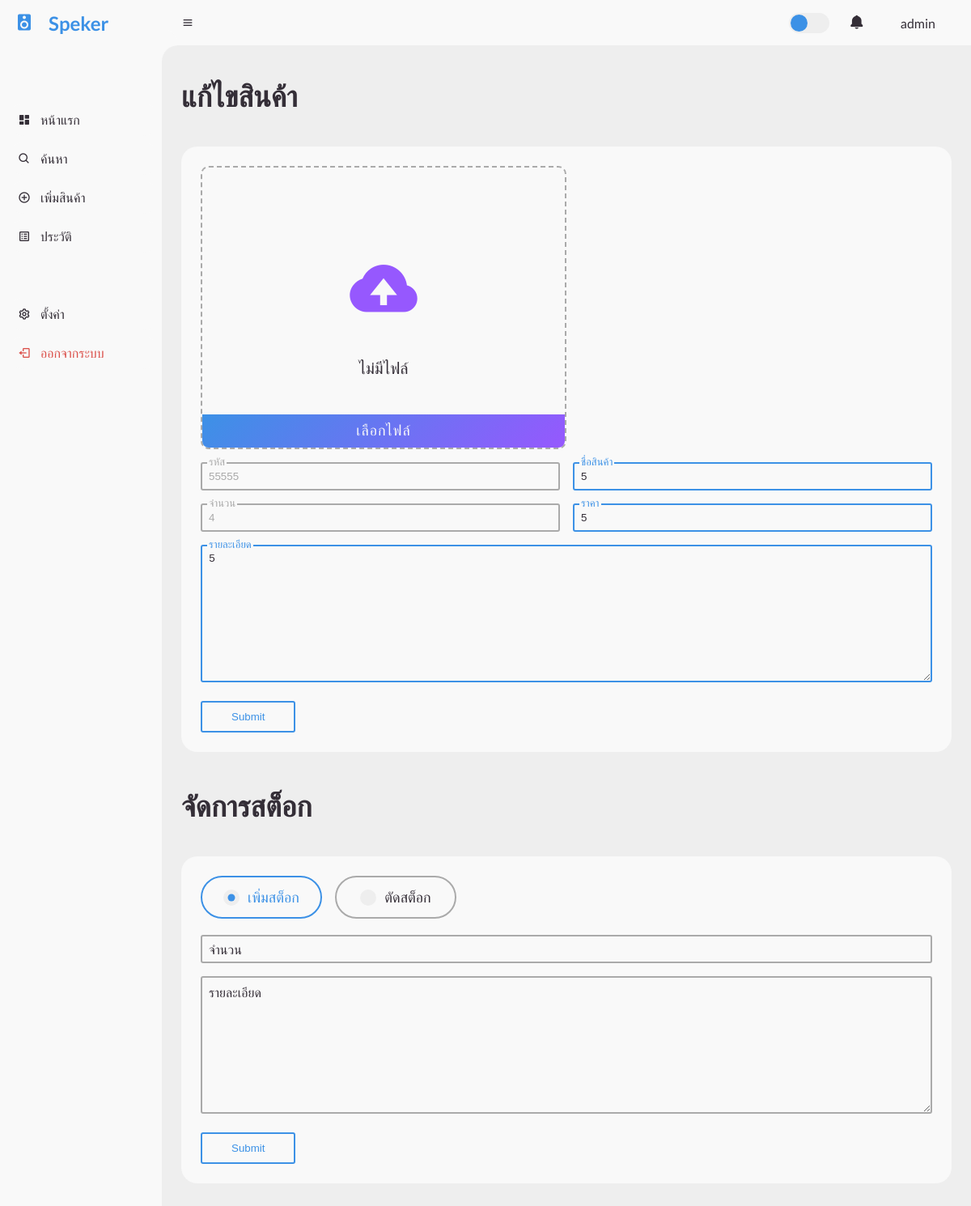
/edit.php?id=97 (signed in), run on the app's committed database.
### tables this page shows
CREATE TABLE `product` (
  `id` int(11) NOT NULL,
  `code` varchar(5) NOT NULL,
  `name` varchar(255) NOT NULL,
  `stock` int(11) NOT NULL,
  `price` decimal(10,0) NOT NULL,
  `detail` varchar(1000) NOT NULL,
  `image_path` varchar(255) NOT NULL,
  `create_date` datetime NOT NULL DEFAULT current_timestamp()
);

### edit.php (the view, shortened to what this page needs)
<?php
  include("./config/connect.php");
  $id_account = $_SESSION['id'];
  if (!$id_account) {
    header( "location: login.php" );
    exit(0);
  } else {
    $username = $_SESSION['username'];
    $role = $_SESSION['role'];
  }
  $id = $_GET['id'];
  $sql = "SELECT * FROM product WHERE product.id = '$id'";
  $query = mysqli_query($connect, $sql);
  $data = mysqli_fetch_array($query);
?>
<!DOCTYPE html>
<html lang="en">
<head>
  <link href="https://unpkg.com/boxicons@2.0.9/css/boxicons.min.css" rel="stylesheet" />
  <link rel="stylesheet" href="./css/style.css" />
</head>
<body>
  <section id="sidebar">
    <a href="index.php" class="brand">
      <i class="bx bxs-speaker"></i>
      <span class="text">Speker</span>
    </a>
    <ul class="side-menu top">
      <li>
        <a href="index.php">
          <i class="bx bxs-dashboard"></i>
          <span class="text">หน้าแรก</span>
        </a>
      </li>
      <li>
        <a href="search.php">
          <i class="bx bx-search"></i>
          <span class="text">ค้นหา</span>
        </a>
      </li>
      <li>
        <a href="add.php">
          <i class="bx bx-plus-circle"></i>
          <span class="text">เพิ่มสินค้า</span>
        </a>
      </li>
      <li>
        <a href="log.php">
          <i class='bx bx-spreadsheet'></i>
          <span class="text">ประวัติ</span>
        </a>
      </li>
    </ul>
    <ul class="side-menu">
      <li>
        <?php if ($role == 0) { ?>
        <a href="setting.php">
          <i class="bx bx-cog"></i>
          <span class="text">ตั้งค่า</span>
        </a>
        <?php } ?>
      </li>
      <li>
        <a href="logout.php" class="logout">
          <i class="bx bx-log-out"></i>
          <span class="text">ออกจากระบบ</span>
        </a>
      </li>
    </ul>
  </section>
  <section id="content">
    <nav>
      <div class="menu">
        <i class="bx bx-menu"></i>
      </div>
      <label for="switch-mode" class="switch-mode"></label>
      <?php
        if ($role == 0) {
      ?>
      <a href="notification.php" class="notification">
        <i class="bx bxs-bell"></i>
      </a>
      <?php } ?>
      <a href="profile.php" class="profile">
        <?php echo $username; ?>
      </a>
    </nav>
    <main>
      <div class="head-title">
        <div class="left">
          <h1>แก้ไขสินค้า</h1>
        </div>
      </div>
      <div class="table-data">
        <div class="order">
          <form action="edit.php?id=<?php echo $data['id']; ?>" method="post" enctype="multipart/form-data">
            <div class="upload-wrapper <?php
              if ($data['image_path']){
                echo "active";
              }
            ?>">
              <div class="upload-image">
              </div>
              <div class="upload-content">
                <div class="upload-icon"><i class='bx bxs-cloud-upload'></i></div>
                <div class="upload-text">ไม่มีไฟล์</div>
              </div>
              <button type="button" onclick="defaultBtnActive()" id="upload-btn" class="upload-btn">เลือกไฟล์</button>
            </div>
            <div class="form-inline">
              <div class="form">
                <input type="text" id="code" name="code" value="<?php echo $data['code']; ?>" <?php
                  if ($data['code']) { echo "class='valid'"; }
                ?> disabled />
                <label for="code">รหัส</label>
              </div>
              <div class="form">
                <input type="text" id="name" name="name" value="<?php echo $data['name']; ?>" <?php
                  if ($data['name']) { echo "class='valid'"; }
                ?> required />
                <label for="name">ชื่อสินค้า</label>
              </div>
            </div>
            <div class="form-inline">
              <div class="form">
                <input type="number" id="stock" name="stock" value="<?php echo $data['stock']; ?>" <?php
                  if ($data['stock']) { echo "class='valid'"; }
                ?> disabled />
                <label for="stock">จำนวน</label>
              </div>
              <div class="form">
                <input type="number" step=".01" id="price" name="price" value="<?php echo $data['price']; ?>" <?php
                  if ($data['price']) { echo "class='valid'"; }
                ?> required />
                <label for="price">ราคา</label>
              </div>
            </div>
            <div class="form">
              <textarea id="detail" name="detail" cols="30" rows="10" <?php
                  if ($data['detail']) { echo "class='valid'"; }
                ?>><?php echo $data['detail']; ?></textarea>
              <label for="detail">รายละเอียด</label>
            </div>
            <button type="submit" name="submit" class="btn-submit">Submit</button>
          </form>
        </div>
      </div>
      <div class="head-title" style="margin-top: 40px;">
        <div class="left">
          <h1>จัดการสต็อก</h1>
        </div>
      </div>
      <div class="table-data">
        <div class="order">
          <form action="edit.php?id=<?php echo $data['id']; ?>" method="post">
            <div class="radio-box">
              <label for="option1" class="option-1">
                <div class="dot"></div>
                <div class="text">เพิ่มสต็อก</div>
              </label>
              <label for="option2" class="option-2">
                <div class="dot"></div>
                <div class="text">ตัดสต็อก</div>
              </label>
            </div>
            <div class="form">
              <input type="number" id="cut" name="cut" value="" required />
              <label for="stock">จำนวน</label>
            </div>
            <div class="form">
              <textarea id="specs" name="specs" cols="30" rows="10"></textarea>
              <label for="detail">รายละเอียด</label>
            </div>
            <button type="submit" name="submitStock" class="btn-submit">Submit</button>
          </form>
        </div>
      </div>
    </main>
  </section>
</body>
</html>

### data on the page
product: code "55555", name "5", stock "4", price "5", detail "5"

### other printed values
$username "admin"
